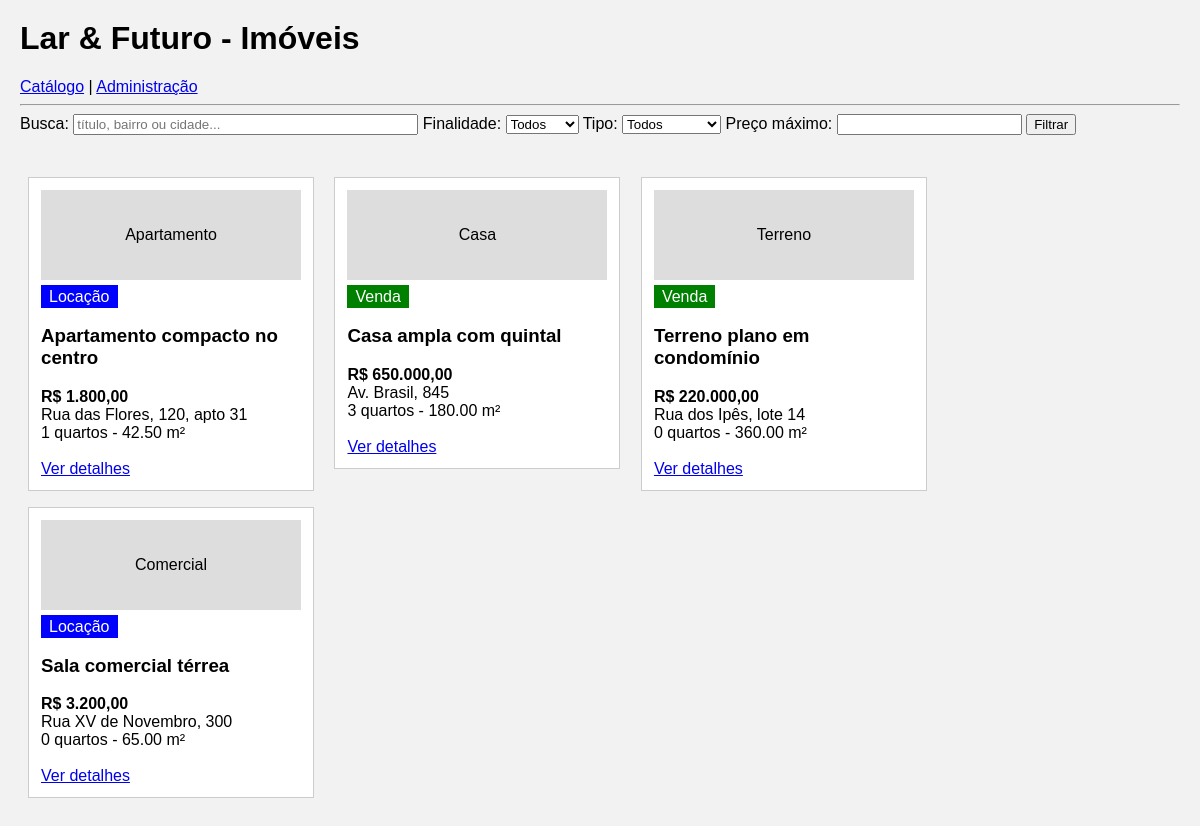
The page /Imovel/index.php on the database as committed earlier.
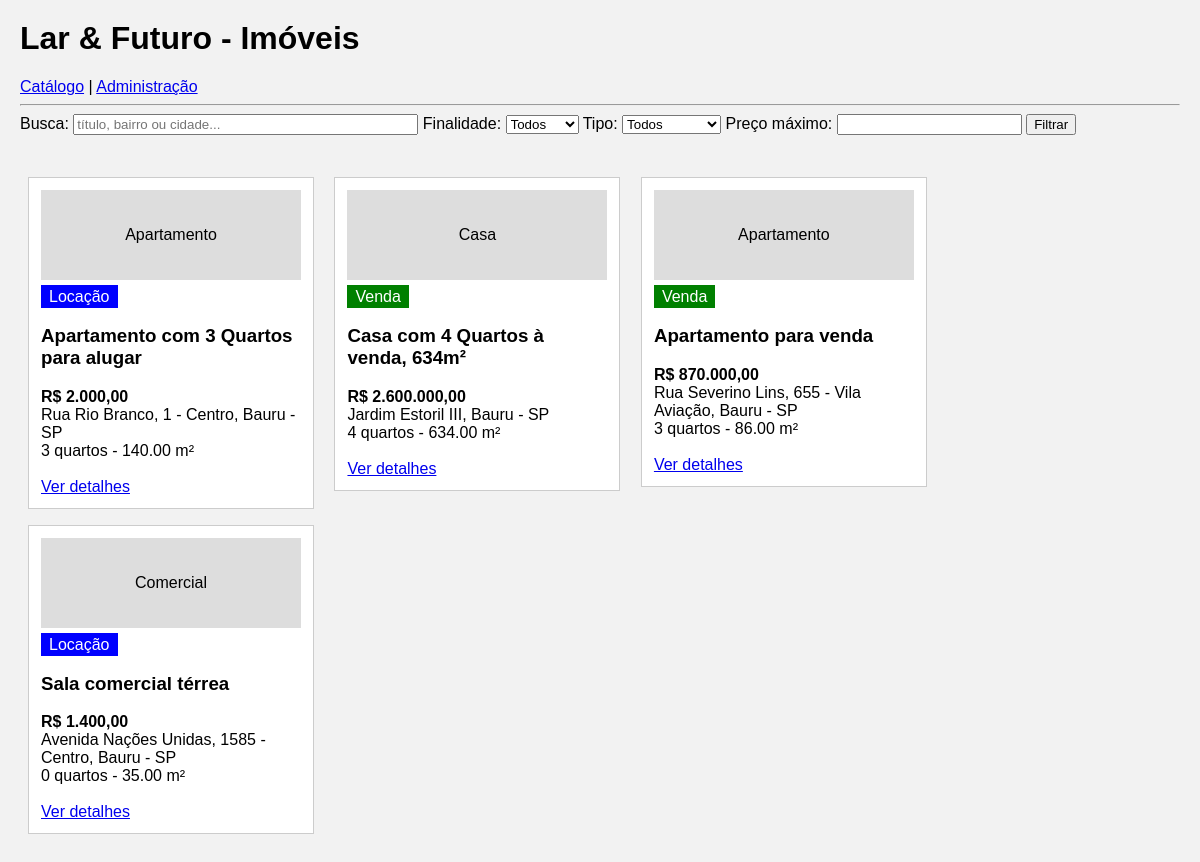
The same page on the database as committed later.
### tables this page shows
CREATE TABLE IF NOT EXISTS imoveis (
    id INT NOT NULL AUTO_INCREMENT,
    titulo VARCHAR(120) NOT NULL,
    tipo_imovel VARCHAR(30) NOT NULL,
    finalidade VARCHAR(15) NOT NULL,
    preco DECIMAL(12,2) NOT NULL CHECK (preco >= 0),
    endereco VARCHAR(200) NOT NULL,
    quartos INT NOT NULL DEFAULT 0 CHECK (quartos >= 0),
    banheiros INT NOT NULL DEFAULT 1 CHECK (banheiros >= 0),
    vagas_garagem INT NOT NULL DEFAULT 0 CHECK (vagas_garagem >= 0),
    area_m2 DECIMAL(8,2) NOT NULL CHECK (area_m2 > 0),
    descricao TEXT NULL,
    status VARCHAR(20) NOT NULL DEFAULT 'Disponível',
    data_cadastro TIMESTAMP NOT NULL DEFAULT CURRENT_TIMESTAMP,
    PRIMARY KEY (id)
);

### Imovel/index.php (the view, shortened to what this page needs)
<HTML>
<HEAD>
 <link rel="stylesheet" href="estilo.css">
</HEAD>
<BODY>
<h1>Lar & Futuro - Imóveis</h1>
<a href="index.php">Catálogo</a> | <a href="admin.php">Administração</a>
<hr>
<form method="get" action="index.php">
Busca: <input type="text" name="busca" size="40" placeholder="título, bairro ou cidade...">
Finalidade:
<select name="finalidade">
	<option value="">Todos</option>
</select>
Tipo:
<select name="tipo">
	<option value="">Todos</option>
</select>
Preço máximo: <input type="number" name="preco_max" min="0">
<input type="submit" value="Filtrar">
</form>
<br>
<?php
$bd=mysqli_connect("localhost","root","","lar_futuro") or die ("erro!");
mysqli_set_charset($bd,"utf8mb4");
$sql="select * from imoveis where status='Disponível'";
$consulta=mysqli_query($bd,$sql);
$reg=mysqli_fetch_array($consulta);
while ($reg)
{
	$id = $reg["id"];
	$titulo = $reg["titulo"];
	$tipo = $reg["tipo_imovel"];
	$finalidade = $reg["finalidade"];
	$preco = number_format($reg["preco"],2,",",".");
	$endereco = $reg["endereco"];
	$quartos = $reg["quartos"];
	$area = $reg["area_m2"];
	if ($finalidade=="Venda")
		$classe="venda";
	else
		$classe="locacao";
	?>
	<div class="card">
		<div class="foto"><?php echo $tipo; ?></div>
		<span class="<?php echo $classe; ?>"><?php echo $finalidade; ?></span>
		<h3><?php echo $titulo; ?></h3>
		<b>R$ <?php echo $preco; ?></b><br>
		<?php echo $endereco; ?><br>
		<?php echo "$quartos quartos - $area m²"; ?><br><br>
		<a href="detalhes.php?id=<?php echo $id; ?>">Ver detalhes</a>
	</div>
	<?php
	$reg=mysqli_fetch_array($consulta);
}
?>
</BODY>
</HTML>

### Imovel/estilo.css (style rules this page uses)
body { font-family: Arial; background: #f2f2f2; margin: 20px; }
.card { display: inline-block; width: 260px; background: white; border: 1px solid #ccc; padding: 12px; margin: 8px; vertical-align: top; }
.foto { height: 90px; background: #ddd; text-align: center; line-height: 90px; margin-bottom: 8px; }
.venda { background: green; color: white; padding: 3px 8px; }
.locacao { background: blue; color: white; padding: 3px 8px; }

Rows that differ between the two databases and show on the page:
changed imoveis: titulo "Apartamento compacto no centro" → "Apartamento com 3 Quartos para alugar"; preco "1.800,00" → "2.000,00"; endereco "Rua das Flores, 120, apto 31" → "Rua Rio Branco, 1 - Centro, Bauru - SP"; quartos "1" → "3"; area_m2 "42.50" → "140.00"
changed imoveis "Casa": titulo "Casa ampla com quintal" → "Casa com 4 Quartos à venda, 634m²"; preco "650.000,00" → "2.600.000,00"; endereco "Av. Brasil, 845" → "Jardim Estoril III, Bauru - SP"; quartos "3" → "4"; area_m2 "180.00" → "634.00"
changed imoveis: tipo_imovel "Terreno" → "Apartamento"; titulo "Terreno plano em condomínio" → "Apartamento para venda"; preco "220.000,00" → "870.000,00"; endereco "Rua dos Ipês, lote 14" → "Rua Severino Lins, 655 - Vila Aviação, Bauru - SP"; quartos "0" → "3"; area_m2 "360.00" → "86.00"
changed imoveis "Sala comercial térrea": preco "3.200,00" → "1.400,00"; endereco "Rua XV de Novembro, 300" → "Avenida Nações Unidas, 1585 - Centro, Bauru - SP"; area_m2 "65.00" → "35.00"
